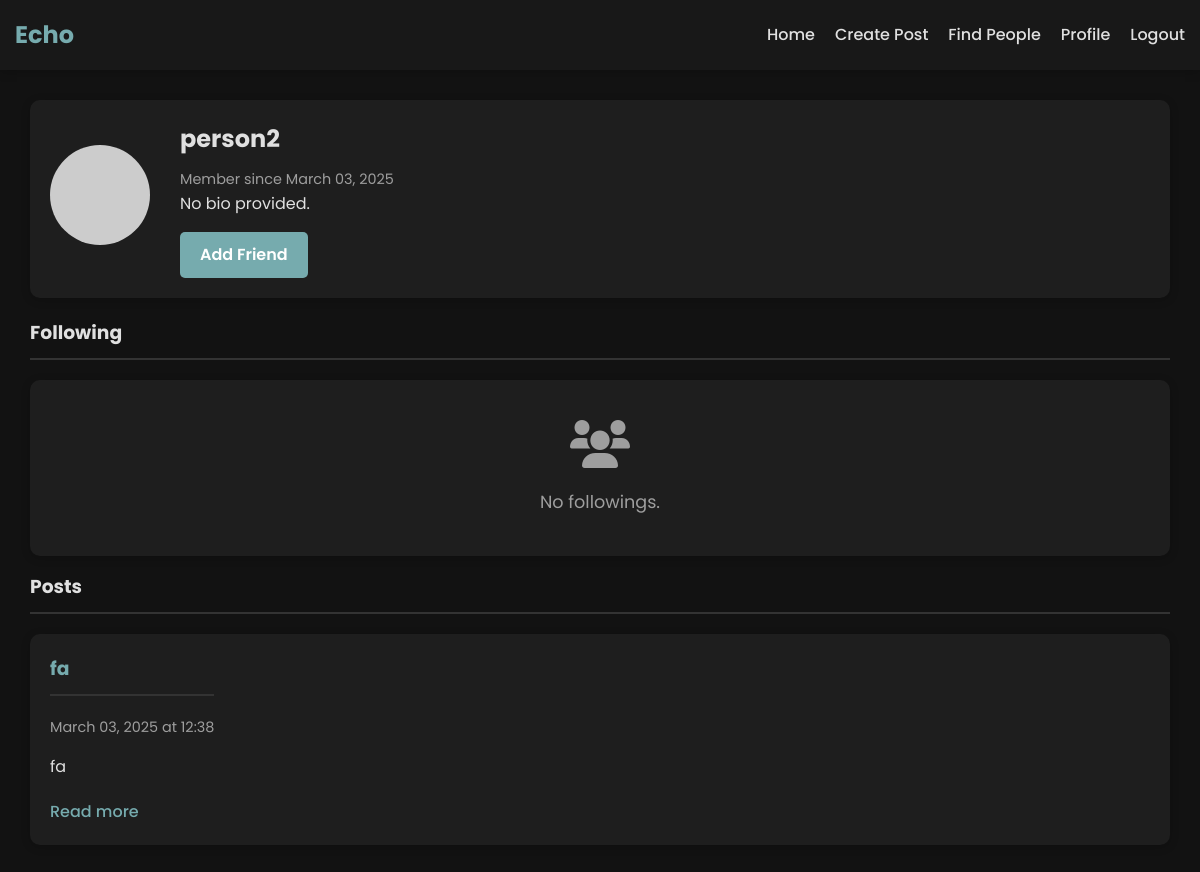
The page /profile/person2 (signed in) on the database its author committed.
### app.py (models this page shows, shortened)
class User(UserMixin, db.Model):
    id = db.Column(db.Integer, primary_key=True)
    username = db.Column(db.String(80), unique=True, nullable=False)
    email = db.Column(db.String(120), unique=True, nullable=False)
    password_hash = db.Column(db.String(128), nullable=False)
    bio = db.Column(db.Text, default='')
    join_date = db.Column(db.DateTime, default=datetime.utcnow)
    posts = db.relationship('Post', backref='author', lazy=True)
    likes = db.relationship('Like', backref='user', lazy='dynamic', cascade='all, delete-orphan')
    friends = db.relationship('User',
                              secondary=friendship,
                              primaryjoin=(friendship.c.user_id == id),
                              secondaryjoin=(friendship.c.friend_id == id),
                              backref=db.backref('followed_by', lazy='dynamic'),
                              lazy='dynamic')
    def is_friend(self, user):
        return self.friends.filter(friendship.c.friend_id == user.id).count() > 0

class Post(db.Model):
    id = db.Column(db.Integer, primary_key=True)
    title = db.Column(db.String(100), nullable=False)
    content = db.Column(db.Text, nullable=False)
    timestamp = db.Column(db.DateTime, default=datetime.utcnow)
    user_id = db.Column(db.Integer, db.ForeignKey('user.id'), nullable=False)
    likes = db.relationship('Like', backref='post', lazy='dynamic', cascade='all, delete-orphan')
    comments = db.relationship('Comment', backref='post', lazy='dynamic', cascade='all, delete-orphan')
    edited = db.Column(db.Boolean, default=False)
    edited_timestamp = db.Column(db.DateTime, nullable=True)

### app.py (the view)
@app.route('/profile/<username>')
@login_required
def profile(username):
    user = User.query.filter_by(username=username).first_or_404()
    posts = Post.query.filter_by(author=user).order_by(Post.timestamp.desc()).all()
    friends = user.friends.all()
    return render_template('profile.html', user=user, posts=posts, friends=friends)

### app.py (called while the page is built)
@login_manager.user_loader
def load_user(user_id):
    return User.query.get(int(user_id))

### templates/profile.html (shortened to what this page needs)
{% extends 'base.html' %}
{% block content %}
<div class="profile-container">
    <div class="profile-header">
        <div class="profile-avatar">
            <img src="https://ui-avatars.com/api/?name={{ user.username }}&size=128&background=random" alt="Profile">
        </div>
        <div class="profile-info">
            <h2>{{ user.username }}</h2>
            <p class="join-date">Member since {{ user.join_date.strftime('%B %d, %Y') }}</p>
            <p class="bio">{{ user.bio or "No bio provided." }}</p>
            {% if current_user.is_authenticated and current_user.id == user.id %}
                <a href="{{ url_for('edit_profile') }}" class="btn btn-secondary">Edit Profile</a>
            {% elif current_user.is_authenticated and current_user.id != user.id %}
                {% if current_user.is_friend(user) %}
                    <a href="{{ url_for('remove_friend', user_id=user.id) }}" class="btn btn-danger">Remove Friend</a>
                {% else %}
                    <a href="{{ url_for('add_friend', user_id=user.id) }}" class="btn btn-primary">Add Friend</a>
                {% endif %}
            {% endif %}
        </div>
    </div>
    <div class="profile-content">
        <h3 class="profile-tag">Following</h3>
        {% if friends %}
            <div class="friends-container">
                {% for friend in friends %}
                    <div class="user-card">
                        <div class="user-avatar">
                            <img src="https://ui-avatars.com/api/?name={{ friend.username }}&size=80&background=random" alt="{{ friend.username }}">
                        </div>
                        <div class="user-info">
                            <h3><a href="{{ url_for('profile', username=friend.username) }}">{{ friend.username }}</a></h3>
                            <p class="join-date">Member since {{ friend.join_date.strftime('%B %d, %Y') }}</p>
                        </div>
                        <div class="user-actions">
                            {% if current_user.is_authenticated and current_user.id == user.id %}
                                <a href="{{ url_for('remove_friend', user_id=friend.id) }}" class="btn btn-danger">Remove Friend</a>
                            {% endif %}
                        </div>
                    </div>
                {% endfor %}
            </div>
        {% else %}
            <div class="empty-state">
                <i class="fas fa-users"></i>
                <p>No followings.</p>
            </div>
        {% endif %}
        <h3 class="profile-tag">Posts</h3>
        {% if posts %}
            <div class="posts-container">
                {% for post in posts %}
                    <div class="post-card">
                        <div class="post-header">
                            <div class="post-info">
                                <h3><a href="{{ url_for('post', post_id=post.id) }}">{{ post.title }}</a></h3>
                                <p class="date">{{ post.timestamp.strftime('%B %d, %Y at %H:%M') }}</p>
                            </div>
                        </div>
                        <div class="post-content">
                            <p>{{ post.content[:200] }}{% if post.content|length > 200 %}...{% endif %}</p>
                            <a href="{{ url_for('post', post_id=post.id) }}" class="read-more">Read more</a>
                        </div>
                    </div>
                {% endfor %}
            </div>
        {% else %}
            <div class="empty-state">
                <i class="fas fa-file-alt"></i>
                <p>No posts yet.</p>
            </div>
        {% endif %}
    </div>
</div>
{% endblock %}

### static/css/style.css (style rules this page uses)
:root { --primary-color: #76ABAE; --primary-dark: #3286a0; --secondary-color: #76ABAE; --secondary-dark: #3286a0; --danger-color: #cf6679; --danger-dark: #b55a68; --text-color: #e0e0e0; --text-light: #9e9e9e; --background-color: #121212; --card-color: #1e1e1e; --border-color: #333333; --box-shadow: 0 2px 10px rgba(0, 0, 0, 0.2); --highlight-color: #2d2d2d; }
* { margin: 0; padding: 0; box-sizing: border-box; }
body { font-family: 'Poppins', sans-serif; line-height: 1.6; color: var(--text-color); background-color: var(--background-color); display: flex; flex-direction: column; min-height: 100vh; overflow-x: hidden; }
a { color: var(--primary-color); text-decoration: none; transition: color 0.3s; }
.btn { display: inline-block; padding: 10px 20px; border-radius: 5px; font-weight: 500; cursor: pointer; text-align: center; border: none; transition: background-color 0.3s, transform 0.2s; }
.btn-primary, .btn-secondary, .btn-danger { font-weight: 600; }
.btn-primary { background-color: var(--primary-color); color: white; }
.posts-container { display: grid; gap: 20px; }
.post-card, .sidebar-section, .auth-card, .form-container, .post-detail, .user-card, .empty-state { background-color: var(--card-color); border-radius: 10px; box-shadow: var(--box-shadow); }
.post-card { padding: 20px; transition: transform 0.3s; }
.post-header { display: flex; align-items: center; margin-bottom: 15px; }
.post-info h3 { margin-bottom: 5px; }
.author, .date, .post-info .author, .post-info .date, .user-info .join-date, .profile-info .join-date, .post-meta, .friends-container .user-info .join-date { font-size: 0.9rem; color: var(--text-light); }
.post-content p { margin-bottom: 10px; line-height: 1.6; }
.read-more { display: inline-block; margin-top: 10px; font-weight: 500; }
.empty-state { padding: 40px; text-align: center; }
.empty-state i { font-size: 3rem; color: var(--text-light); margin-bottom: 20px; }
.empty-state p { color: var(--text-light); font-size: 1.1rem; }
.profile-container { margin: 30px 0; padding: 0 15px; }
.profile-header { display: flex; align-items: center; background-color: var(--card-color); border-radius: 10px; padding: 20px; box-shadow: var(--box-shadow); margin-bottom: 20px; }
.profile-avatar { margin-right: 30px; }
.profile-avatar img, .user-avatar img { border-radius: 50%; object-fit: cover; }
.profile-avatar img { width: 100px; height: 100px; }
.profile-info h2 { margin-bottom: 10px; color: var(--text-color); }
.profile-info .bio { margin-bottom: 15px; line-height: 1.6; }
.profile-content h3, .form-container h2, .edit-post-heading, .users-container h2 { margin-bottom: 20px; color: var(--text-color); border-bottom: 2px solid var(--border-color); padding-bottom: 10px; }
.profile-container .profile-tag { margin-top: 1rem; }

### rows shown on the page
User: username "person2", join_date "March 03, 2025", bio "No bio provided."
Post: title "fa", timestamp "March 03, 2025 at 12:38", content "fa"
